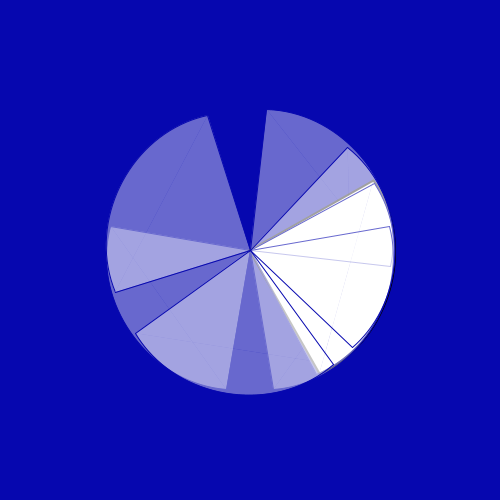
Frame 1 (no input)
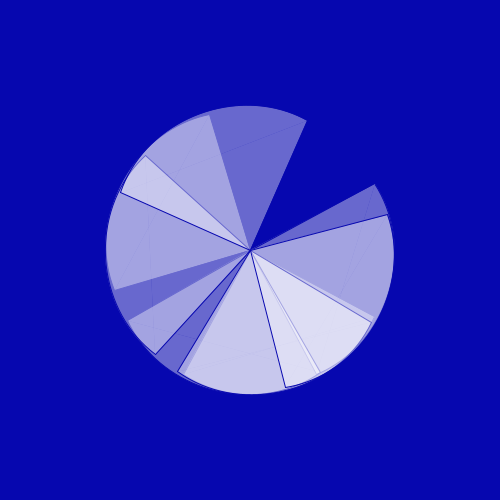
Frame 60 (the mouse pressed at the canvas centre just before this capture)
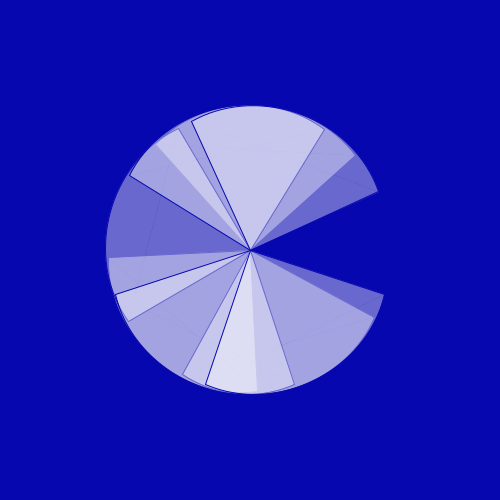
Frame 120 (the mouse held since frame 60 and released just before this capture)

The Processing sketch that drew these frames (run headless with seeded random() and noise(); from frame 60 on, the mouse is pressed at the canvas centre):

// Processing sketch: sketch_29012017
// ── sketch_29012017.pde
Arc[] arc = new Arc[8];
void setup(){
  size(500, 500);
  smooth();
  for(int i=0; i<=arc.length-1;i++){
    arc[i] = new Arc();
  }

}

void draw(){
  background(6,7,175);
  for(int i=0; i<=arc.length-1;i++){
    pushMatrix();
    translate(width/2, height/2);
    scale(2);
    beginShape();
    arc[i].move();
    arc[i].display();
    arc[i].colors();
    endShape();
    popMatrix();
  }
}
// ── Arc.pde
class Arc{
  float r = random(0,100);
  float acceleration = random(0.009, 0.04);
  float x = 50;
  float y = 50;
  Arc(){
  
  }
  
  
  void move(){
    r  = r+acceleration;
    rotate(r);
  }
  
  void display(){
    translate(-x,-y);
    beginShape();
    vertex(0,0);
    bezierVertex((x+x)*0.25, -30, (x+x)*0.75, -30, x+x, 0);
    endShape();
    beginShape();
    vertex(0,0);
    vertex(x,y);
    vertex(x+x,0);
    endShape();
  }
  
  void colors(){
      fill(255, 100);
      strokeWeight(0.5);
      stroke(6,7,175);
  }
}
